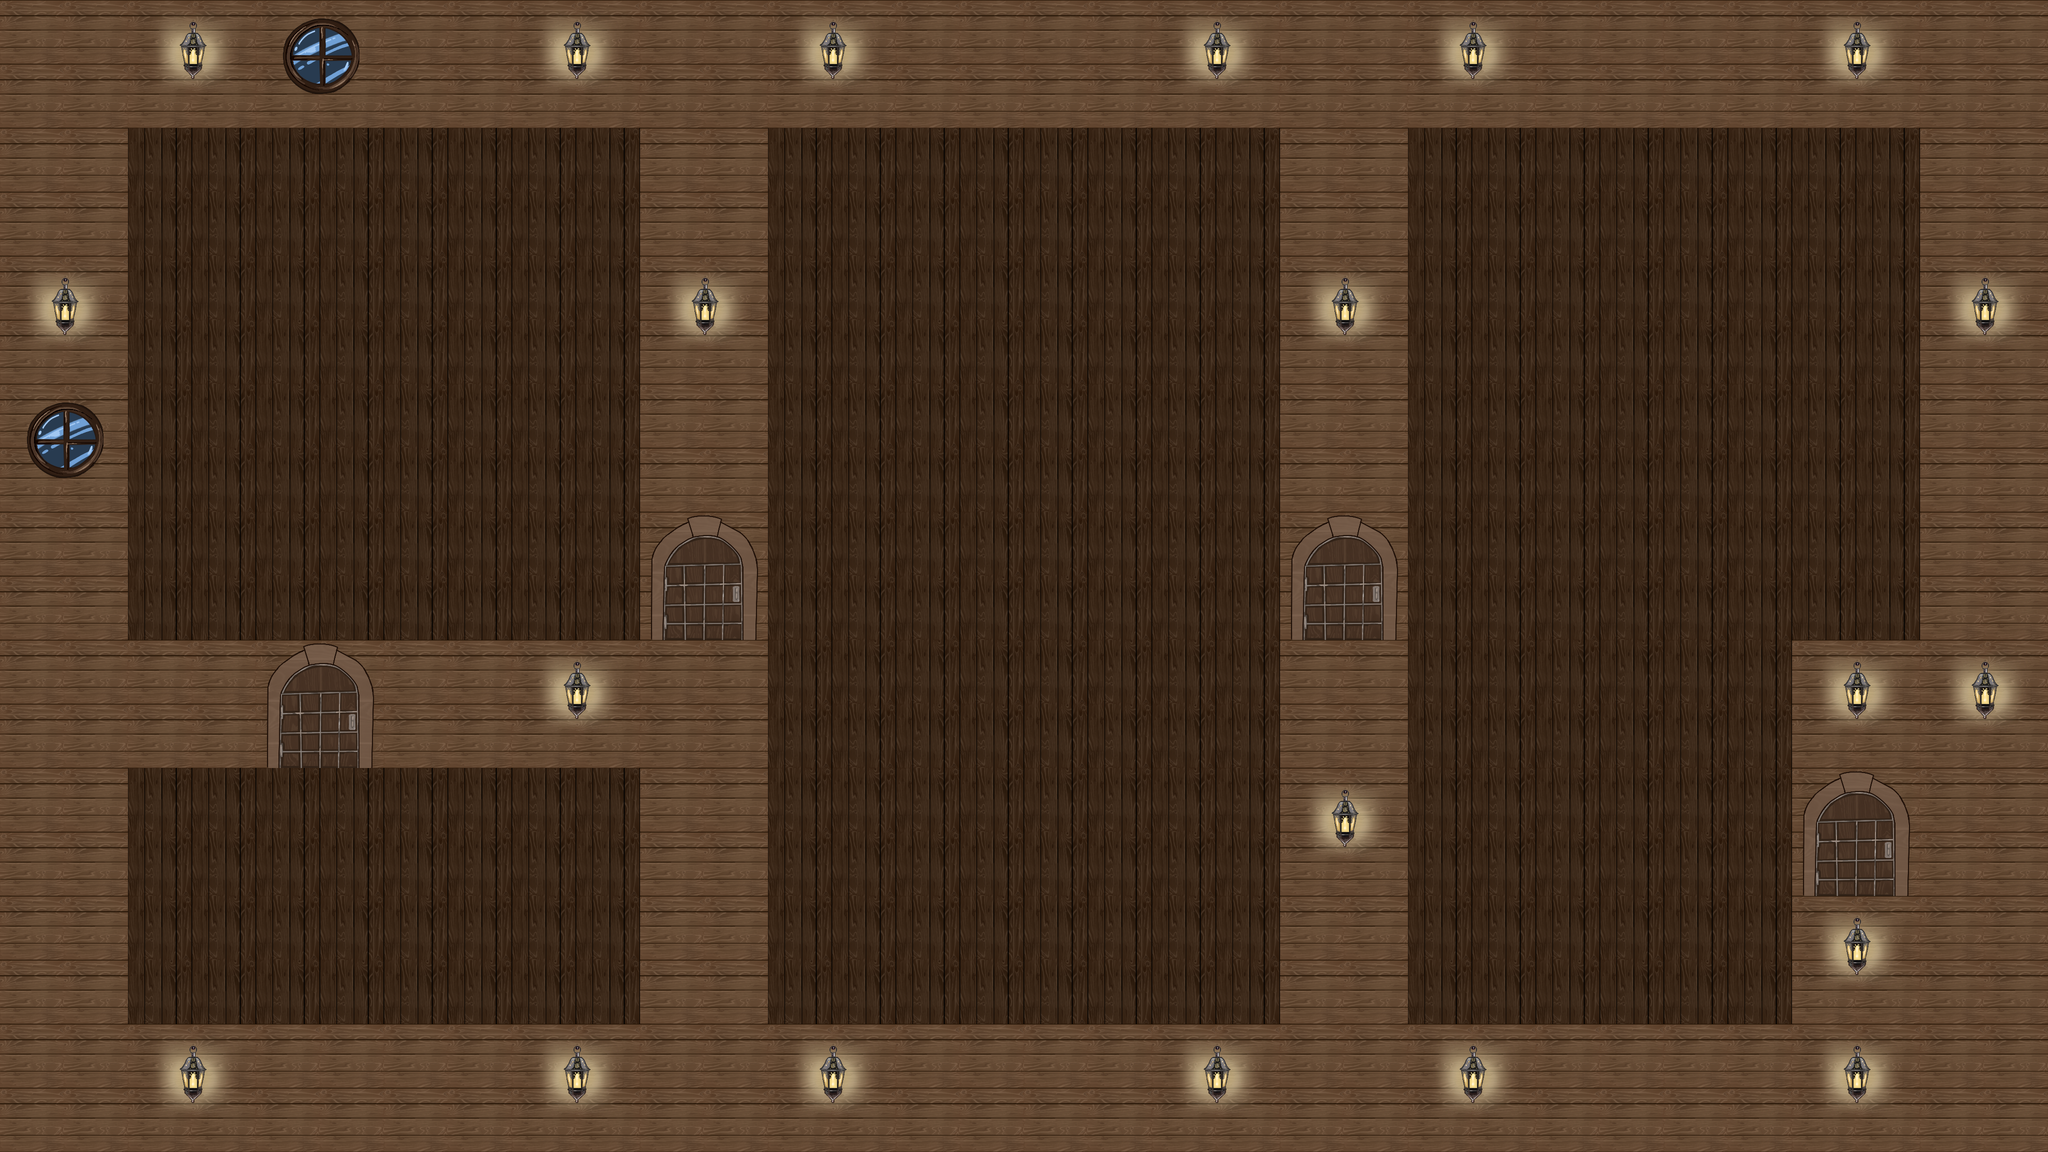

This game map was drawn from its Tiled (.tmx) file and the tilesets committed beside it. A one-line description and the full map source follow:
An orthogonal 16x9 tile map with 256x256 px tiles, 3 tile layers (floors, ceilings, walls) and 16 objects (PLAYER).

<map version="1.10" tiledversion="1.10.1" orientation="orthogonal" renderorder="right-down" width="16" height="9" tilewidth="256" tileheight="256" infinite="0" nextlayerid="8" nextobjectid="23">
 <tileset firstgid="1" source="textures.tsx" />
 <layer id="2" name="floors" width="16" height="9">
  <data encoding="csv">
5,5,5,5,5,5,5,5,5,5,5,5,5,5,5,5,
5,5,5,5,5,5,5,5,5,5,5,5,5,5,5,5,
5,5,5,5,5,5,5,5,5,5,5,5,5,5,5,5,
5,5,5,5,5,5,5,5,5,5,5,5,5,5,5,5,
5,5,5,5,5,8,5,5,5,5,8,5,5,5,5,5,
5,5,8,5,5,5,5,5,5,5,5,5,5,5,5,5,
5,5,5,5,5,5,5,5,5,5,5,5,5,5,8,5,
5,5,5,5,5,5,5,5,5,5,5,5,5,5,5,5,
5,5,5,5,5,5,5,5,5,5,5,5,5,5,5,5
</data>
 </layer>
 <layer id="3" name="ceilings" width="16" height="9">
  <data encoding="csv">
5,5,5,5,5,5,5,5,5,5,5,5,5,5,5,5,
5,5,5,5,5,5,5,5,5,5,5,5,5,5,5,5,
5,5,6,6,5,5,5,6,6,5,5,5,6,6,5,5,
5,5,5,5,5,5,5,5,5,5,5,5,5,5,5,5,
5,5,6,6,5,8,5,6,6,5,8,5,6,6,5,5,
5,5,8,5,5,5,5,5,5,5,5,5,5,5,5,5,
5,5,6,6,5,5,5,6,6,5,5,5,6,6,8,5,
5,5,5,5,5,5,5,5,5,5,5,5,5,5,5,5,
5,5,5,5,5,5,5,5,5,5,5,5,5,5,5,5
</data>
 </layer>
 <layer id="1" name="walls" width="16" height="9">
  <data encoding="csv">
1,10,3,1,10,1,10,1,1,10,1,10,1,1,10,1,
1,0,0,0,0,1,0,0,0,0,1,0,0,0,0,1,
10,0,0,0,0,10,0,0,0,0,10,0,0,0,0,10,
3,0,0,0,0,1,0,0,0,0,1,0,0,0,0,1,
1,0,0,0,0,0,0,0,0,0,0,0,0,0,0,1,
1,1,0,1,10,1,0,0,0,0,1,0,0,0,2,10,
1,0,0,0,0,1,0,0,0,0,10,0,0,0,0,1,
1,0,0,0,0,1,0,0,0,0,1,0,0,0,2,1,
1,10,1,1,10,1,10,1,1,10,1,10,1,1,10,1
</data>
 </layer>
 <objectgroup id="4" name="player">
  <object id="1" name="PLAYER" x="399.394" y="821.366" width="80" height="17.875">
   <text wrap="1">Hello World</text>
  </object>
 </objectgroup>
 <objectgroup id="5" name="items">
  <object id="6" gid="14" x="512" y="512" width="256" height="256" />
  <object id="7" gid="17" x="2304" y="512" width="256" height="256" />
  <object id="14" gid="15" x="1024" y="2048" width="256" height="256" />
  <object id="22" gid="13" x="2304" y="2048" width="256" height="256" />
 </objectgroup>
 <objectgroup id="6" name="npc">
  <object id="13" gid="68" x="512" y="2048" width="256" height="256" />
  <object id="15" gid="46" x="1792" y="768" width="256" height="256" />
  <object id="16" gid="46" x="2048" y="1280" width="256" height="256" />
  <object id="17" gid="46" x="1792" y="2048" width="256" height="256" />
  <object id="18" gid="46" x="3584" y="1024" width="256" height="256" />
  <object id="19" gid="46" x="2816" y="768" width="256" height="256" />
  <object id="20" gid="46" x="3072" y="1536" width="256" height="256" />
 </objectgroup>
 <objectgroup id="7" name="doors">
  <object id="2" gid="7" x="2560" y="1280" width="256" height="256" />
  <object id="3" gid="7" x="1280" y="1280" width="256" height="256" />
  <object id="4" gid="7" x="512" y="1536" width="256" height="256" />
  <object id="21" gid="9" x="3584" y="1792" width="256" height="256" />
 </objectgroup>
</map>
